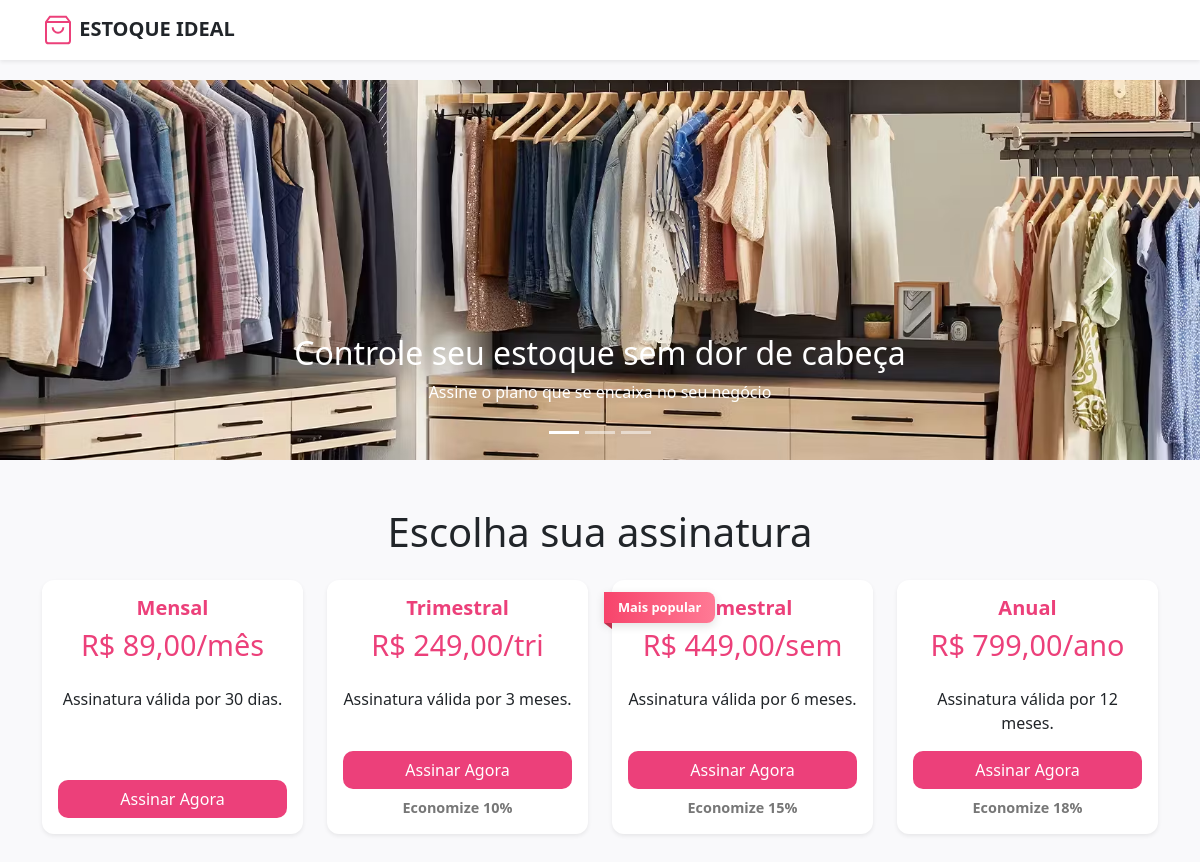
Page /pages/planos.php on the committed database.
### tables this page shows
CREATE TABLE `plans` (
  `id` int(11) NOT NULL,
  `name` varchar(80) NOT NULL,
  `description` varchar(255) DEFAULT NULL,
  `monthly_price` decimal(10,2) NOT NULL DEFAULT 0.00,
  `yearly_price` decimal(10,2) NOT NULL DEFAULT 0.00,
  `max_users` int(11) DEFAULT NULL,
  `max_products` int(11) DEFAULT NULL,
  `features` text DEFAULT NULL,
  `is_active` tinyint(1) NOT NULL DEFAULT 1,
  `created_at` timestamp NOT NULL DEFAULT current_timestamp()
);

### crud/planos_CRUD.php (called while the page is built, shortened)
<?php
if (!function_exists('listarPlanos')) {
    function listarPlanos(mysqli $conn, bool $apenasAtivos = false): array
    {
        $sql = "SELECT id, name, description, monthly_price, yearly_price, is_active
                FROM plans";
        if ($apenasAtivos) {
            $sql .= " WHERE is_active = 1";
        }
        $sql .= " ORDER BY monthly_price ASC";
        $stmt = mysqli_prepare($conn, $sql);
        mysqli_stmt_execute($stmt);
        $result = mysqli_stmt_get_result($stmt);
        $planos = [];
        while ($row = mysqli_fetch_assoc($result)) {
            $planos[] = $row;
        }
        return $planos;
    }
}

### pages/planos.php (the view, shortened to what this page needs)
<?php
require_once __DIR__ . '/../crud/conexao_DB.php';
require_once __DIR__ . '/../crud/planos_CRUD.php';
$planos = listarPlanos($conn, true);
$ordem = ['Mensal'=>1,'Trimestral'=>2,'Semestral'=>3,'Anual'=>4];
usort($planos, function($a,$b) use($ordem){
  $na = trim($a['name'] ?? '');
  $nb = trim($b['name'] ?? '');
  $oa = $ordem[$na] ?? 99;
  $ob = $ordem[$nb] ?? 99;
  return $oa <=> $ob;
});
$labels = [
  'Mensal'     => 'mês',
  'Trimestral' => 'tri',
  'Semestral'  => 'sem',
  'Anual'      => 'ano'
];
$savings = [
  'Mensal'     => 0,
  'Trimestral' => 10,
  'Semestral'  => 15,
  'Anual'      => 18
];
function normaliza_nome_plano(string $nome): string {
  $nome = trim($nome);
  $nome = mb_strtolower($nome, 'UTF-8');
  $nome = ucfirst($nome);
  return $nome;
}
?>
<!DOCTYPE html>
<html lang="pt-BR">
<head>
  <link href="https://cdn.jsdelivr.net/npm/bootstrap@5.3.3/dist/css/bootstrap.min.css" rel="stylesheet">
  <link rel="stylesheet" href="../css/style_Geral.css">
</head>
<body>
  <?php include('../assets/navbar/navbar2.php'); ?>
  <div class="container-back">
    <div id="heroCarousel" class="carousel slide" data-bs-ride="carousel" data-bs-interval="4000">
      <div class="carousel-indicators">
        <button type="button" data-bs-target="#heroCarousel" data-bs-slide-to="0" class="active" aria-label="Slide 1"></button>
        <button type="button" data-bs-target="#heroCarousel" data-bs-slide-to="1" aria-label="Slide 2"></button>
        <button type="button" data-bs-target="#heroCarousel" data-bs-slide-to="2" aria-label="Slide 3"></button>
      </div>
      <div class="carousel-inner">
        <div class="carousel-item active">
          <img src="../img/closet.png" class="hero-img" alt="Controle de estoque">
          <div class="carousel-caption">
            <h2>Controle seu estoque sem dor de cabeça</h2>
            <p>Assine o plano que se encaixa no seu negócio</p>
          </div>
        </div>
      </div>
      <button class="carousel-control-prev" type="button" data-bs-target="#heroCarousel" data-bs-slide="prev" aria-label="Anterior">
        <span class="carousel-control-prev-icon" aria-hidden="true"></span>
      </button>
      <button class="carousel-control-next" type="button" data-bs-target="#heroCarousel" data-bs-slide="next" aria-label="Próximo">
        <span class="carousel-control-next-icon" aria-hidden="true"></span>
      </button>
    </div>
  </div>
  <section id="planos" class="container my-5 plans-section">
    <h1 class="text-center mb-4">Escolha sua assinatura</h1>
    <?php if (empty($planos)): ?>
      <div class="alert alert-warning text-center">
        Nenhum plano ativo encontrado.
      </div>
    <?php else: ?>
      <div class="row g-4 justify-content-center align-items-stretch">
        <?php foreach ($planos as $p):
          $rawName   = $p['name'] ?? '';
          $normName  = normaliza_nome_plano($rawName);
          $label     = $labels[$normName] ?? 'período';
          $price     = number_format((float)$p['monthly_price'], 2, ',', '.');
          $save      = (int)($savings[$normName] ?? 0);
          $isPopular = ($normName === 'Semestral');
        ?>
          <div class="col-12 col-sm-6 col-lg-3">
            <div class="card h-100 shadow-sm plan-card">
              <?php if ($isPopular): ?>
                <div class="ribbon">Mais popular</div>
              <?php endif; ?>
              <div class="card-body text-center d-flex flex-column">
                <h4 class="card-title text-pink fw-bold">
                  <?= htmlspecialchars($normName) ?>
                </h4>
                <h2 class="card-price text-pink">
                  R$ <?= $price ?>/<?= $label ?>
                </h2>
                <p class="card-text mt-3">
                  <?= htmlspecialchars($p['description'] ?? 'Assinatura válida por período.') ?>
                </p>
                <a href="../pages/pagamento.php?plan_id=<?= (int)$p['id'] ?>"
                   class="btn btn-pink w-100 mt-auto">
                  Assinar Agora
                </a>
                <?php if ($save > 0): ?>
                  <p class="save-text mt-2 mb-0">
                    Economize <?= $save ?>%
                  </p>
                <?php endif; ?>
              </div>
            </div>
          </div>
        <?php endforeach; ?>
      </div>
    <?php endif; ?>
  </section>
</body>
</html>

### css/style_Geral.css (style rules this page uses)
body { background-color: #f9f9fb; padding-top: 4rem; }
.btn-pink { background-color: #ec407a !important; color: white !important; border-radius: 10px !important; transition: 0.3s !important; }
.text-pink { color: #ec407a !important; }
.card { border-radius: 12px; transition: transform 0.2s ease, box-shadow 0.2s ease; }

### pages/planos.php (style rules this page uses)
.container-back { width: 100%; max-height: 380px !important; overflow: hidden; position: relative; }
.container-back .carousel-inner, .container-back .carousel-item { height: 100%; }
.hero-img { width: 100%; height: 380px !important; object-fit: cover !important; display: block; }
.plans-section .row { justify-content: center; align-items: stretch; }
.plan-card { border: 2px solid var(--pink); border-radius: 12px; transition: all 0.2s ease; position: relative; overflow: visible; background: #fff; }
.plans-section .card-body { display: flex; flex-direction: column; justify-content: space-between; }
.plans-section .card-title { font-size: 1.25rem; }
.plans-section .card-price { font-size: 1.8rem; margin-bottom: .5rem; }
.save-text { font-size: .9rem; font-weight: 600; color: #777; }
.ribbon { position: absolute; top: 12px; left: -8px; padding: 6px 14px; color: #fff; font-weight: 700; font-size: .8rem; background: linear-gradient(90deg, #f7446b, #ff7a95); border-top-right-radius: 8px; border-bottom-right-radius: 8px; box-shadow: 0 3px 10px rgba(0,0,0,.12); z-index: 6; }
.ribbon:before { content: ""; position: absolute; left: 0; bottom: -6px; border-top: 6px solid #b8314c; border-left: 8px solid transparent; }

### assets/navbar/navbar2.php (style rules this page uses)
body { padding-top: 80px; }

### rows in the picture
plans: name "Mensal", monthly_price "89,00", name "mês", description "Assinatura válida por 30 dias."
plans: name "Trimestral", monthly_price "249,00", name "tri", description "Assinatura válida por 3 meses.", name "10"
plans: shows "Mais popular", name "Semestral", monthly_price "449,00", name "sem", description "Assinatura válida por 6 meses.", name "15"
plans: name "Anual", monthly_price "799,00", name "ano", description "Assinatura válida por 12 meses.", name "18"
